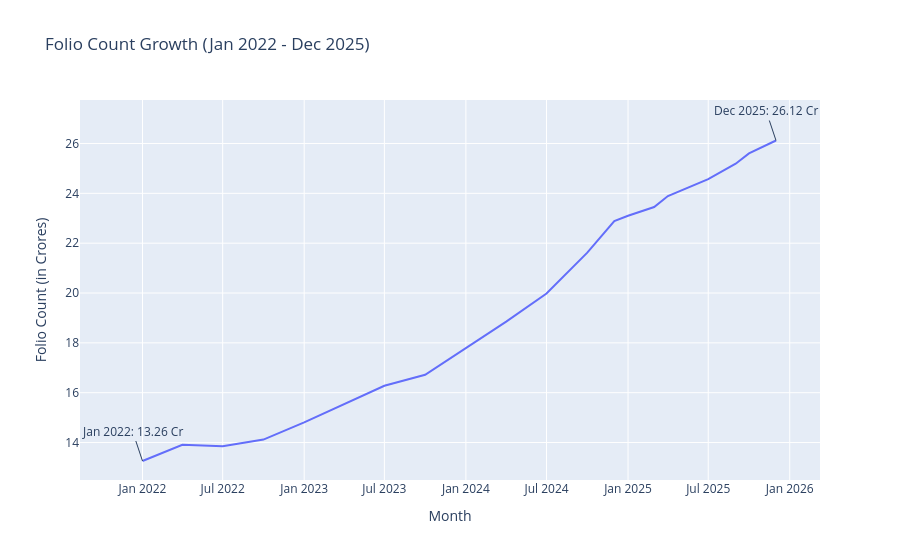

Notebook source saved alongside this figure:
### Code cell
fig.add_annotation(
    x = folio_df.iloc[0]['month'],
    y = folio_df.iloc[0]['total_folios_crore'],
    text = "Jan 2022: 13.26 Cr",
    showarrow = True,
)

fig.add_annotation(
    x = folio_df.iloc[-1]['month'],
    y = folio_df.iloc[-1]['total_folios_crore'],
    text = "Dec 2025: 26.12 Cr",
    showarrow = True,
)

### Figure 1 — Plotly figure (JSON) as saved in the notebook; plotly's stock layout.template omitted (floating-point values rounded to 4 significant figures)
{"data": [{"hovertemplate": "Month=%{x}<br>Folio Count (in Crores)=%{y}<extra></extra>", "legendgroup": "", "line": {"color": "#636efa", "dash": "solid"}, "marker": {"symbol": "circle"}, "mode": "lines", "name": "", "orientation": "v", "showlegend": false, "type": "scatter", "x": ["2022-01-01T00:00:00.000000", "2022-04-01T00:00:00.000000", "2022-07-01T00:00:00.000000", "2022-10-01T00:00:00.000000", "2023-01-01T00:00:00.000000", "2023-04-01T00:00:00.000000", "2023-07-01T00:00:00.000000", "2023-10-01T00:00:00.000000", "2024-01-01T00:00:00.000000", "2024-04-01T00:00:00.000000", "2024-07-01T00:00:00.000000", "2024-10-01T00:00:00.000000", "2024-12-01T00:00:00.000000", "2025-01-01T00:00:00.000000", "2025-03-01T00:00:00.000000", "2025-04-01T00:00:00.000000", "2025-07-01T00:00:00.000000", "2025-08-01T00:00:00.000000", "2025-09-01T00:00:00.000000", "2025-10-01T00:00:00.000000", "2025-12-01T00:00:00.000000"], "xaxis": "x", "y": [13.26, 13.91, 13.85, 14.12, 14.81, 15.54, 16.28, 16.72, 17.78, 18.85, 19.98, 21.62, 22.89, 23.1, 23.45, 23.89, 24.57, 24.89, 25.19, 25.6, 26.12], "yaxis": "y"}], "layout": {"annotations": [{"showarrow": true, "text": "Jan 2022: 13.26 Cr", "x": "2022-01-01T00:00:00", "y": 13.26}, {"showarrow": true, "text": "Dec 2025: 26.12 Cr", "x": "2025-12-01T00:00:00", "y": 26.12}], "legend": {"tracegroupgap": 0}, "title": {"text": "Folio Count Growth (Jan 2022 - Dec 2025)"}, "xaxis": {"anchor": "y", "domain": [0, 1], "title": {"text": "Month"}}, "yaxis": {"anchor": "x", "domain": [0, 1], "title": {"text": "Folio Count (in Crores)"}}}}
